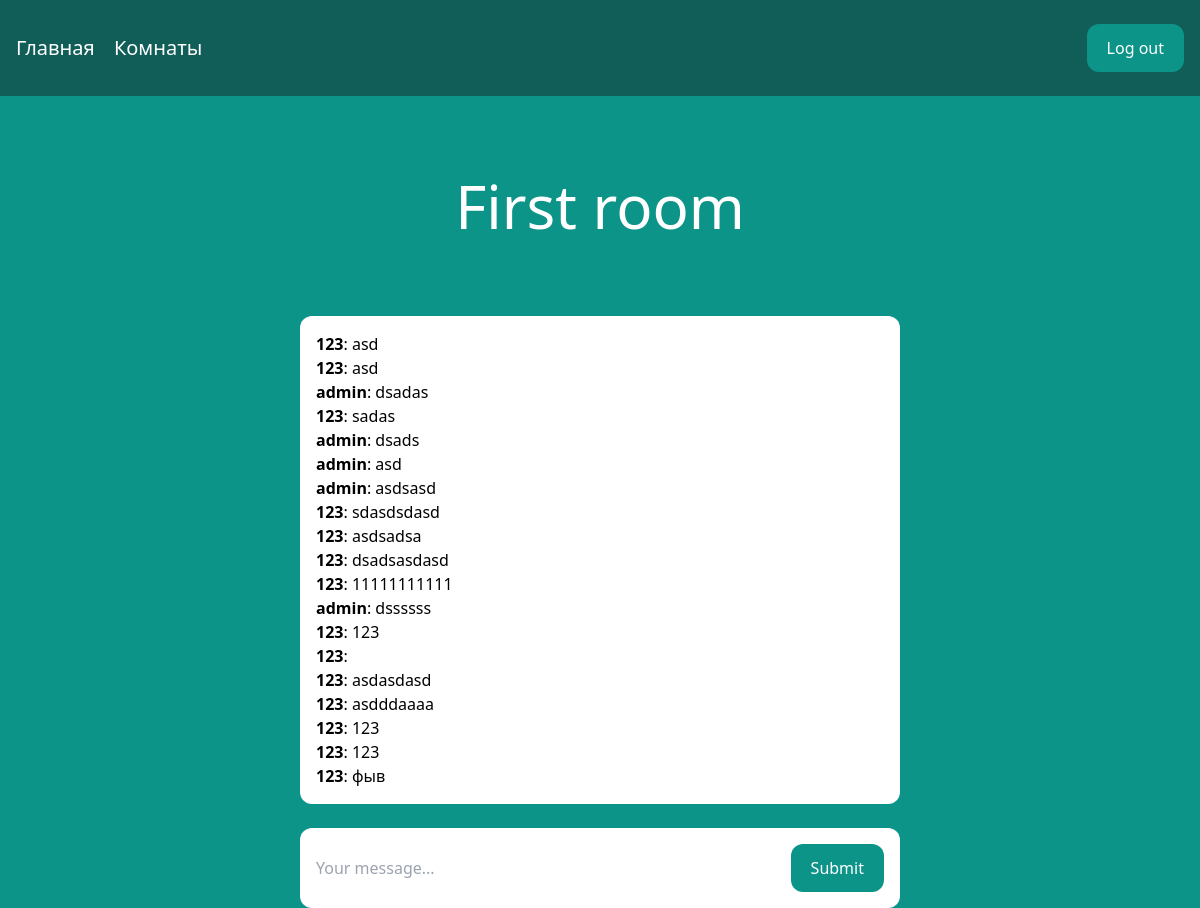
Screenshot of /rooms/first-room/ (signed in) with the database file from the repository.
### room/models.py (models this page shows, shortened)
class Room(models.Model):
    objects = models.Manager()
    name = models.CharField(max_length=200)
    slug = models.SlugField(unique=True)

class Message(models.Model):
    objects = models.Manager()
    room = models.ForeignKey(Room, related_name='messages', on_delete=models.CASCADE)
    user = models.ForeignKey(User, related_name='messages', on_delete=models.CASCADE)
    content = models.TextField()
    date_added = models.DateTimeField(auto_now_add=True)
    class Meta:
        ordering = ('date_added',)

### room/views.py (the view)
# urls.py: path("rooms/<slug:slug>/", room, name="room"),
@login_required
def room(request, slug):
    room = get_object_or_404(Room, slug=slug)
    messages = Message.objects.filter(room=room)[0:25]
    return render(request, 'room/room.html', {'room': room, 'messages': messages})

### room/templates/room/room.html (shortened to what this page needs)
{% extends 'core/base.html' %}
{% block content %}
<div class="p-10 lg:p-20 text-center">
    <h1 class="text-3xl lg:text-6xl text-white">{{ room.name }}</h1>
</div>
<div class="lg:w-2/4 mx-4 lg:mx-auto p-4 bg-white rounded-xl">
    <div class="chat-messages space-y-3" id="chat-messages">
        {% for m in messages %}<b>{{ m.user.username }}</b>: {{ m.content }}<br>{% endfor %}
    </div>
</div>
<div class="lg:w-2/4 mt-6 mx-4 lg:mx-auto p-4 bg-white rounded-xl">
    <form method="post" action="." class="flex">
        <input type="text" name="content" class="flex-1 mr-3" placeholder="Your message..." id="chat-message-input">
        <button
            class="px-5 py-3 rounded-xl text-white bg-teal-600 hover:bg-teal-700"
            id="chat-message-submit"
        >Submit</button>
    </form>
</div>
{% endblock %}

### core/templates/core/base.html (shortened to what this page needs)
<!DOCTYPE html>
<html>
    <head>
        <script src="https://cdn.tailwindcss.com"></script>
    </head>
    <body class="bg-teal-600">
        <nav class="flex items-center justify-between px-4 py-6 bg-teal-800">
            <div>
                <a href="/" class="text-xl text-white">Главная</a>
                {% if request.user.is_authenticated %}
                <a href="/rooms/" class="text-xl text-white rooms">Комнаты</a>
                {% endif %}
            </div>
            <div class="flex items-center space-x-4">
                {% if request.user.is_authenticated %}
                    <a href="/logout/" class="px-5 py-3 rounded-xl text-white bg-teal-600 hover:bg-teal-700">Log out</a>
                {% else %}
                    <a href="/login/" class="text-white hover:text-gray-200">Log in</a>
                    <a href="/signup/" class="px-5 py-3 rounded-xl text-white bg-teal-600 hover:bg-teal-700">Sign up</a>
                {% endif %}
            </div>
        </nav>
        {% block content %}
        {% endblock %}
    </body>
</html>

### core/templates/core/base.html (style rules this page uses)
.rooms { margin-left: 15px }

### rows the page displays
Room: name "First room"
Message: user.username "123", content "asd"
Message: user.username "123", content "asd"
Message: user.username "admin", content "dsadas"
Message: user.username "123", content "sadas"
Message: user.username "admin", content "dsads"
Message: user.username "admin", content "asd"
Message: user.username "admin", content "asdsasd"
Message: user.username "123", content "sdasdsdasd"
Message: user.username "123", content "asdsadsa"
Message: user.username "123", content "dsadsasdasd"
Message: user.username "123", content "11111111111"
Message: user.username "admin", content "dssssss"
Message: user.username "123", content "123"
Message: user.username "123"
Message: user.username "123", content "asdasdasd"
Message: user.username "123", content "asdddaaaa"
Message: user.username "123", content "123"
Message: user.username "123", content "123"
Message: user.username "123", content "фыв"
